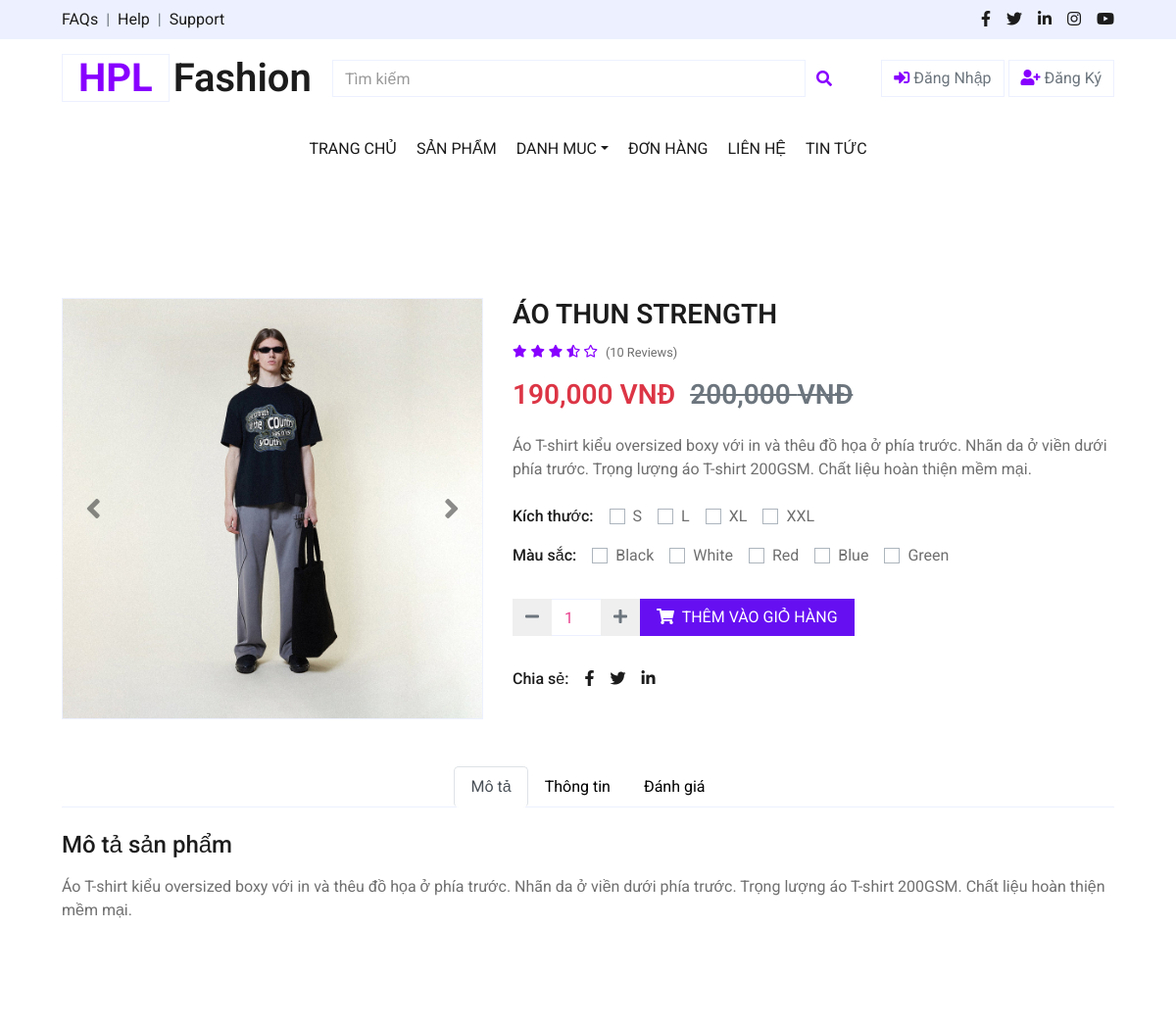
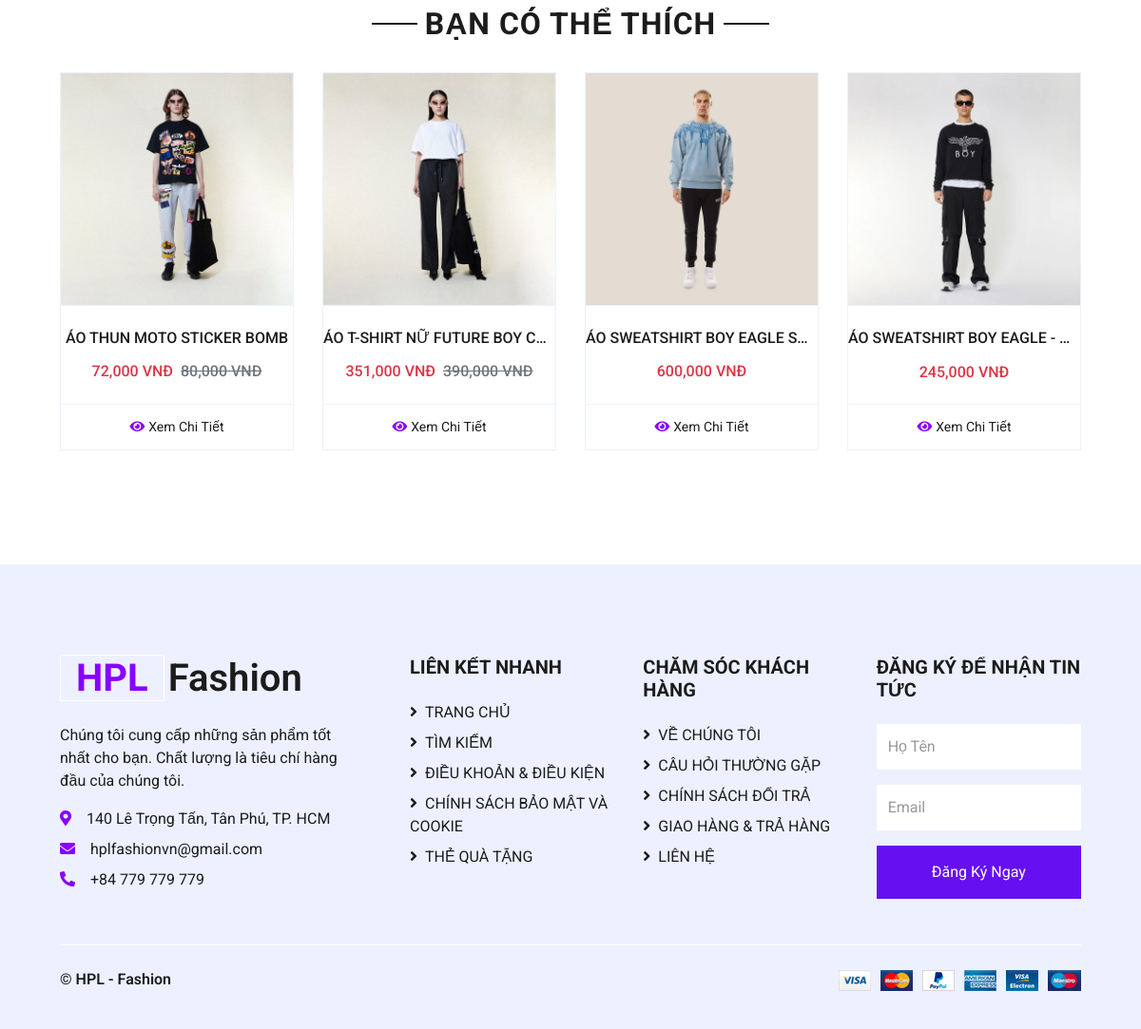
Page /views/detail.php?id=4 on the committed database (2 pictures, top to bottom).
### tables this page shows
CREATE TABLE `products` (
  `product_id` int NOT NULL,
  `product_name` varchar(255) NOT NULL,
  `price` int NOT NULL,
  `category_id` int DEFAULT NULL,
  `subcategory_id` int NOT NULL,
  `image` varchar(255) DEFAULT NULL,
  `image2` varchar(255) DEFAULT NULL,
  `image3` varchar(255) DEFAULT NULL,
  `description` varchar(255) DEFAULT NULL,
  `size` text,
  `discount` int DEFAULT '0',
  `type_id` int DEFAULT NULL,
  `view_count` int DEFAULT '0',
  `created_at` datetime DEFAULT CURRENT_TIMESTAMP
);

### config/Database.php (called while the page is built, shortened)
<?php
class Database {
    private static $servername = "localhost";
    private static $username = "root";
    private static $password = "";
    private static $dbname = "shopthoitrang";
    private static $conn = null;
    public static function getConnection() {
        if (self::$conn === null) {
            self::$conn = new mysqli(self::$servername, self::$username, self::$password, self::$dbname);
        }
        return self::$conn;
    }
    public static function query($sql) {
        $conn = self::getConnection();
        return $conn->query($sql);
    }
}
?>

### views/detail.php (the view, shortened to what this page needs)
<?php
include('../config/database.php');
$product_id = isset($_GET['id']) ? $_GET['id'] : 0;
$query = "SELECT * FROM products WHERE product_id = $product_id";
$result = Database::getConnection()->query($query);
$product = $result->fetch_assoc();
?>
<!DOCTYPE html>
<html lang="en">
<head>
    <link href="https://cdnjs.cloudflare.com/ajax/libs/font-awesome/5.10.0/css/all.min.css" rel="stylesheet">
    <link href="../css/style.css" rel="stylesheet">
</head>
<body>
    <?php include '../includes/header.php'; ?>
    <div class="container-fluid py-5">
        <div class="row px-xl-5">
            <div class="col-lg-5 pb-5">
                <div id="product-carousel" class="carousel slide" data-ride="carousel">
                    <div class="carousel-inner border">
                        <div class="carousel-item active">
                            <img class="w-100 h-100" src="../assets/img_product/<?= $product['image'] ?>" alt="Image">
                        </div>
                    </div>
                    <a class="carousel-control-prev" href="#product-carousel" data-slide="prev">
                        <i class="fa fa-2x fa-angle-left text-dark"></i>
                    </a>
                    <a class="carousel-control-next" href="#product-carousel" data-slide="next">
                        <i class="fa fa-2x fa-angle-right text-dark"></i>
                    </a>
                </div>
            </div>
            <div class="col-lg-7 pb-5">
                <h3 class="font-weight-semi-bold"><?= $product['product_name'] ?></h3>
                <div class="d-flex mb-3">
                    <div class="text-primary mr-2">
                        <small class="fas fa-star"></small>
                        <small class="fas fa-star"></small>
                        <small class="fas fa-star"></small>
                        <small class="fas fa-star-half-alt"></small>
                        <small class="far fa-star"></small>
                    </div>
                    <small class="pt-1">(10 Reviews)</small>
                </div>
                <h3 class="font-weight-semi-bold mb-4">
                    <?php
                    $discount = $product['discount'] ?? 0;
                    $discounted_price = $product['price'] * (1 - $discount / 100);
                    ?>
                    <span class="text-danger"><?= number_format($discounted_price) ?> VNĐ</span>
                    <?php if ($discount > 0): ?>
                        <span class="text-muted ml-2"><del><?= number_format($product['price']) ?> VNĐ</del></span>
                    <?php endif; ?>
                </h3>
                <p class="mb-4"><?= $product['description'] ?></p>
                <form method="POST" id="addToCartForm">
                <?php
                    $product_id = $product['product_id'];
                    $sizeString = Database::query("SELECT size FROM products WHERE product_id = $product_id")->fetch_assoc()['size'];
                    $sizes = !empty($sizeString) ? explode(',', $sizeString) : [];
                    ?>
                    <div class="d-flex mb-3">
                        <p class="text-dark font-weight-medium mb-0 mr-3">Kích thước:</p>
                        <?php if ($sizes): ?>
                            <?php foreach ($sizes as $index => $size): ?>
                                <div class="custom-control custom-checkbox custom-control-inline">
                                    <label class="custom-control-label" for="size-<?= $index ?>"><?= trim($size) ?></label>
                                </div>
                            <?php endforeach; ?>
                        <?php else: ?>
                            <p class="text-muted">Không có kích thước nào để chọn.</p>
                        <?php endif; ?>
                    </div>
                    <div class="d-flex mb-4">
                        <p class="text-dark font-weight-medium mb-0 mr-3">Màu sắc:</p>
                        <div class="custom-control custom-radio custom-control-inline">
                            <label class="custom-control-label" for="color-1">Black</label>
                        </div>
                        <div class="custom-control custom-radio custom-control-inline">
                            <label class="custom-control-label" for="color-2">White</label>
                        </div>
                        <div class="custom-control custom-radio custom-control-inline">
                            <label class="custom-control-label" for="color-3">Red</label>
                        </div>
                        <div class="custom-control custom-radio custom-control-inline">
                            <label class="custom-control-label" for="color-4">Blue</label>
                        </div>
                        <div class="custom-control custom-radio custom-control-inline">
                            <label class="custom-control-label" for="color-5">Green</label>
                        </div>
                    </div>
                    <div class="d-flex align-items-center mb-4 pt-2">
                        <div class="input-group" style="width: 130px;">
                            <div class="input-group-prepend">
                                <button class="btn btn-outline-secondary" type="button" onclick="decrementQuantity()">
                                    <i class="fa fa-minus"></i>
                                </button>
                            </div>
                            <input type="number" class="form-control text-center" name="quantity" id="quantity" value="1" min="1" required>
                            <div class="input-group-append">
                                <button class="btn btn-outline-secondary" type="button" onclick="incrementQuantity()">
                                    <i class="fa fa-plus"></i>
                                </button>
                            </div>
                        </div>
                        <br>
                        <button class="btn btn-primary px-3" type="submit">
                            <i class="fa fa-shopping-cart mr-1"></i> THÊM VÀO GIỎ HÀNG
                        </button>
                    </div>
                </form>
                <div class="d-flex pt-2">
                    <p class="text-dark font-weight-medium mb-0 mr-2">Chia sẻ:</p>
                    <div class="d-inline-flex">
                        <a class="text-dark px-2" href="">
                            <i class="fab fa-facebook-f"></i>
                        </a>
                        <a class="text-dark px-2" href="">
                            <i class="fab fa-twitter"></i>
                        </a>
                        <a class="text-dark px-2" href="">
                            <i class="fab fa-linkedin-in"></i>
                        </a>
                    </div>
                </div>
            </div>
        </div>
        <div class="row px-xl-5">
            <div class="col">
                <div class="nav nav-tabs justify-content-center border-secondary mb-4">
                    <a class="nav-item nav-link active" data-toggle="tab" href="#tab-pane-1">Mô tả</a>
                    <a class="nav-item nav-link" data-toggle="tab" href="#tab-pane-2">Thông tin</a>
                    <a class="nav-item nav-link" data-toggle="tab" href="#tab-pane-3">Đánh giá</a>
                </div>
                <div class="tab-content">
                    <div class="tab-pane fade show active" id="tab-pane-1">
                        <h4 class="mb-3">Mô tả sản phẩm</h4>
                        <p><?= $product['description'] ?></p>
                    </div>
                </div>
            </div>
        </div>
    </div>
    <div class="container-fluid py-5">
        <div class="text-center mb-4">
            <h2 class="section-title px-5"><span class="px-2">BẠN CÓ THỂ THÍCH</span></h2>
        </div>
        <div class="row px-xl-5">
            <?php
            $q1 = Database::query("SELECT products.*, categories.category_name
                                    FROM products
                                    JOIN categories ON products.category_id = categories.category_id
                                    ORDER BY RAND() LIMIT 4");
            while ($r1 = $q1->fetch_array()) {
                $imagePath = (substr($r1['image'], 0, 4) == 'http') ? $r1['image'] : '../assets/img_product/' . $r1['image'];
                $discount = $r1['discount'];
                $discounted_price = $r1['price'] * (1 - $discount / 100);
            ?>
                <div class="col-lg-3 col-md-4 col-sm-6 mb-4">
                    <div class="card product-item border-0">
                        <div class="card-header product-img position-relative overflow-hidden bg-transparent border p-0">
                            <img class="img-fluid w-100" src="<?= $imagePath ?>" alt="<?= $r1['product_name'] ?>">
                        </div>
                        <div class="card-body border-left border-right text-center p-0 pt-4 pb-3">
                            <h6 class="text-truncate mb-3"><?= $r1['product_name'] ?></h6>
                            <div class="d-flex justify-content-center">
                                <h6 class="text-danger"><?= number_format($discounted_price) ?> VNĐ</h6>
                                <?php if ($discount > 0): ?>
                                    <h6 class="text-muted ml-2"><del><?= number_format($r1['price']) ?> VNĐ</del></h6>
                                <?php endif; ?>
                            </div>
                        </div>
                        <div class="card-footer d-flex justify-content-center bg-light border">
                            <a href="detail.php?id=<?= $r1['product_id'] ?>" class="btn btn-sm text-dark p-0">
                                <i class="fas fa-eye text-primary mr-1"></i>Xem Chi Tiết
                            </a>
                        </div>
                    </div>
                </div>
            <?php } ?>
        </div>
    </div>
    <?php include '../includes/footer.php'; ?>
</body>
</html>

### rows in the picture
products: image (picture), product_name "ÁO THUN STRENGTH", discounted_price "190,000", price "200,000", description "Áo T-shirt kiểu oversized boxy với in và thêu đồ họa ở phía trước. Nhãn da ở viền dưới phía trước. Trọng lượng áo T-shirt 200GSM. Chất liệu hoàn thiện mềm mại."
products: image (picture), product_name "ÁO THUN MOTO STICKER BOMB", discounted_price "72,000", price "80,000"
products: image (picture), product_name "ÁO T-SHIRT NỮ FUTURE BOY C…", discounted_price "351,000", price "390,000"
products: image (picture), product_name "ÁO SWEATSHIRT BOY EAGLE S…", discounted_price "600,000"
products: image (picture), product_name "ÁO SWEATSHIRT BOY EAGLE -…", discounted_price "245,000"

### other values in the picture
$size "S"
$size "L"
$size "XL"
$size "XXL"
